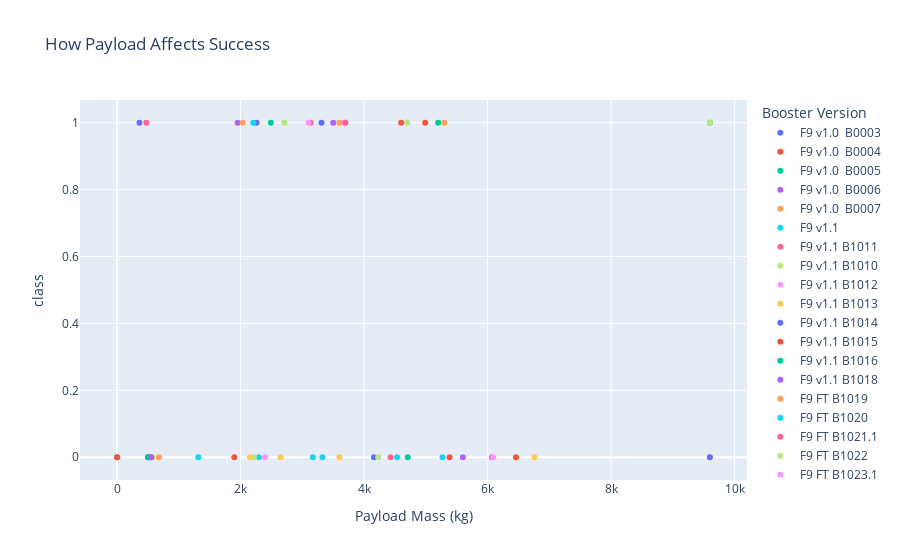

The cell this chart's notebook holds for it:
### Code cell
fig = px.scatter(df, x='Payload Mass (kg)', y='class',
                 color='Booster Version',
                 title='How Payload Affects Success')

fig.show()

### Figure 1 — Plotly figure (JSON) as saved in the notebook; plotly's stock layout.template omitted (floating-point values rounded to 4 significant figures)
{"data": [{"hovertemplate": "Booster Version=F9 v1.0  B0003<br>Payload Mass (kg)=%{x}<br>class=%{y}<extra></extra>", "legendgroup": "F9 v1.0  B0003", "marker": {"color": "#636efa", "symbol": "circle"}, "mode": "markers", "name": "F9 v1.0  B0003", "orientation": "v", "showlegend": true, "type": "scatter", "x": [0], "xaxis": "x", "y": [0], "yaxis": "y"}, {"hovertemplate": "Booster Version=F9 v1.0  B0004<br>Payload Mass (kg)=%{x}<br>class=%{y}<extra></extra>", "legendgroup": "F9 v1.0  B0004", "marker": {"color": "#EF553B", "symbol": "circle"}, "mode": "markers", "name": "F9 v1.0  B0004", "orientation": "v", "showlegend": true, "type": "scatter", "x": [0], "xaxis": "x", "y": [0], "yaxis": "y"}, {"hovertemplate": "Booster Version=F9 v1.0  B0005<br>Payload Mass (kg)=%{x}<br>class=%{y}<extra></extra>", "legendgroup": "F9 v1.0  B0005", "marker": {"color": "#00cc96", "symbol": "circle"}, "mode": "markers", "name": "F9 v1.0  B0005", "orientation": "v", "showlegend": true, "type": "scatter", "x": [525], "xaxis": "x", "y": [0], "yaxis": "y"}, {"hovertemplate": "Booster Version=F9 v1.0  B0006<br>Payload Mass (kg)=%{x}<br>class=%{y}<extra></extra>", "legendgroup": "F9 v1.0  B0006", "marker": {"color": "#ab63fa", "symbol": "circle"}, "mode": "markers", "name": "F9 v1.0  B0006", "orientation": "v", "showlegend": true, "type": "scatter", "x": [500], "xaxis": "x", "y": [0], "yaxis": "y"}, {"hovertemplate": "Booster Version=F9 v1.0  B0007<br>Payload Mass (kg)=%{x}<br>class=%{y}<extra></extra>", "legendgroup": "F9 v1.0  B0007", "marker": {"color": "#FFA15A", "symbol": "circle"}, "mode": "markers", "name": "F9 v1.0  B0007", "orientation": "v", "showlegend": true, "type": "scatter", "x": [677], "xaxis": "x", "y": [0], "yaxis": "y"}, {"hovertemplate": "Booster Version=F9 v1.1<br>Payload Mass (kg)=%{x}<br>class=%{y}<extra></extra>", "legendgroup": "F9 v1.1", "marker": {"color": "#19d3f3", "symbol": "circle"}, "mode": "markers", "name": "F9 v1.1", "orientation": "v", "showlegend": true, "type": "scatter", "x": [3170, 3325, 2296, 1316, 4535], "xaxis": "x", "y": [0, 0, 0, 0, 0], "yaxis": "y"}, {"hovertemplate": "Booster Version=F9 v1.1 B1011<br>Payload Mass (kg)=%{x}<br>class=%{y}<extra></extra>", "legendgroup": "F9 v1.1 B1011", "marker": {"color": "#FF6692", "symbol": "circle"}, "mode": "markers", "name": "F9 v1.1 B1011", "orientation": "v", "showlegend": true, "type": "scatter", "x": [4428], "xaxis": "x", "y": [0], "yaxis": "y"}, {"hovertemplate": "Booster Version=F9 v1.1 B1010<br>Payload Mass (kg)=%{x}<br>class=%{y}<extra></extra>", "legendgroup": "F9 v1.1 B1010", "marker": {"color": "#B6E880", "symbol": "circle"}, "mode": "markers", "name": "F9 v1.1 B1010", "orientation": "v", "showlegend": true, "type": "scatter", "x": [2216], "xaxis": "x", "y": [0], "yaxis": "y"}, {"hovertemplate": "Booster Version=F9 v1.1 B1012<br>Payload Mass (kg)=%{x}<br>class=%{y}<extra></extra>", "legendgroup": "F9 v1.1 B1012", "marker": {"color": "#FF97FF", "symbol": "circle"}, "mode": "markers", "name": "F9 v1.1 B1012", "orientation": "v", "showlegend": true, "type": "scatter", "x": [2395], "xaxis": "x", "y": [0], "yaxis": "y"}, {"hovertemplate": "Booster Version=F9 v1.1 B1013<br>Payload Mass (kg)=%{x}<br>class=%{y}<extra></extra>", "legendgroup": "F9 v1.1 B1013", "marker": {"color": "#FECB52", "symbol": "circle"}, "mode": "markers", "name": "F9 v1.1 B1013", "orientation": "v", "showlegend": true, "type": "scatter", "x": [570], "xaxis": "x", "y": [0], "yaxis": "y"}, {"hovertemplate": "Booster Version=F9 v1.1 B1014<br>Payload Mass (kg)=%{x}<br>class=%{y}<extra></extra>", "legendgroup": "F9 v1.1 B1014", "marker": {"color": "#636efa", "symbol": "circle"}, "mode": "markers", "name": "F9 v1.1 B1014", "orientation": "v", "showlegend": true, "type": "scatter", "x": [4159], "xaxis": "x", "y": [0], "yaxis": "y"}, {"hovertemplate": "Booster Version=F9 v1.1 B1015<br>Payload Mass (kg)=%{x}<br>class=%{y}<extra></extra>", "legendgroup": "F9 v1.1 B1015", "marker": {"color": "#EF553B", "symbol": "circle"}, "mode": "markers", "name": "F9 v1.1 B1015", "orientation": "v", "showlegend": true, "type": "scatter", "x": [1898], "xaxis": "x", "y": [0], "yaxis": "y"}, {"hovertemplate": "Booster Version=F9 v1.1 B1016<br>Payload Mass (kg)=%{x}<br>class=%{y}<extra></extra>", "legendgroup": "F9 v1.1 B1016", "marker": {"color": "#00cc96", "symbol": "circle"}, "mode": "markers", "name": "F9 v1.1 B1016", "orientation": "v", "showlegend": true, "type": "scatter", "x": [4707], "xaxis": "x", "y": [0], "yaxis": "y"}, {"hovertemplate": "Booster Version=F9 v1.1 B1018<br>Payload Mass (kg)=%{x}<br>class=%{y}<extra></extra>", "legendgroup": "F9 v1.1 B1018", "marker": {"color": "#ab63fa", "symbol": "circle"}, "mode": "markers", "name": "F9 v1.1 B1018", "orientation": "v", "showlegend": true, "type": "scatter", "x": [1952], "xaxis": "x", "y": [1], "yaxis": "y"}, {"hovertemplate": "Booster Version=F9 FT B1019<br>Payload Mass (kg)=%{x}<br>class=%{y}<extra></extra>", "legendgroup": "F9 FT B1019", "marker": {"color": "#FFA15A", "symbol": "circle"}, "mode": "markers", "name": "F9 FT B1019", "orientation": "v", "showlegend": true, "type": "scatter", "x": [2034], "xaxis": "x", "y": [1], "yaxis": "y"}, {"hovertemplate": "Booster Version=F9 FT B1020<br>Payload Mass (kg)=%{x}<br>class=%{y}<extra></extra>", "legendgroup": "F9 FT B1020", "marker": {"color": "#19d3f3", "symbol": "circle"}, "mode": "markers", "name": "F9 FT B1020", "orientation": "v", "showlegend": true, "type": "scatter", "x": [5271], "xaxis": "x", "y": [0], "yaxis": "y"}, {"hovertemplate": "Booster Version=F9 FT B1021.1<br>Payload Mass (kg)=%{x}<br>class=%{y}<extra></extra>", "legendgroup": "F9 FT B1021.1", "marker": {"color": "#FF6692", "symbol": "circle"}, "mode": "markers", "name": "F9 FT B1021.1", "orientation": "v", "showlegend": true, "type": "scatter", "x": [3136], "xaxis": "x", "y": [1], "yaxis": "y"}, {"hovertemplate": "Booster Version=F9 FT B1022<br>Payload Mass (kg)=%{x}<br>class=%{y}<extra></extra>", "legendgroup": "F9 FT B1022", "marker": {"color": "#B6E880", "symbol": "circle"}, "mode": "markers", "name": "F9 FT B1022", "orientation": "v", "showlegend": true, "type": "scatter", "x": [4696], "xaxis": "x", "y": [1], "yaxis": "y"}, {"hovertemplate": "Booster Version=F9 FT B1023.1<br>Payload Mass (kg)=%{x}<br>class=%{y}<extra></extra>", "legendgroup": "F9 FT B1023.1", "marker": {"color": "#FF97FF", "symbol": "circle"}, "mode": "markers", "name": "F9 FT B1023.1", "orientation": "v", "showlegend": true, "type": "scatter", "x": [3100], "xaxis": "x", "y": [1], "yaxis": "y"}, {"hovertemplate": "Booster Version=F9 FT B1024<br>Payload Mass (kg)=%{x}<br>class=%{y}<extra></extra>", "legendgroup": "F9 FT B1024", "marker": {"color": "#FECB52", "symbol": "circle"}, "mode": "markers", "name": "F9 FT B1024", "orientation": "v", "showlegend": true, "type": "scatter", "x": [3600], "xaxis": "x", "y": [0], "yaxis": "y"}, {"hovertemplate": "Booster Version=F9 FT B1025.1<br>Payload Mass (kg)=%{x}<br>class=%{y}<extra></extra>", "legendgroup": "F9 FT B1025.1", "marker": {"color": "#636efa", "symbol": "circle"}, "mode": "markers", "name": "F9 FT B1025.1", "orientation": "v", "showlegend": true, "type": "scatter", "x": [2257], "xaxis": "x", "y": [1], "yaxis": "y"}, {"hovertemplate": "Booster Version=F9 FT B1026<br>Payload Mass (kg)=%{x}<br>class=%{y}<extra></extra>", "legendgroup": "F9 FT B1026", "marker": {"color": "#EF553B", "symbol": "circle"}, "mode": "markers", "name": "F9 FT B1026", "orientation": "v", "showlegend": true, "type": "scatter", "x": [4600], "xaxis": "x", "y": [1], "yaxis": "y"}, {"hovertemplate": "Booster Version=F9 v1.1  B1003<br>Payload Mass (kg)=%{x}<br>class=%{y}<extra></extra>", "legendgroup": "F9 v1.1  B1003", "marker": {"color": "#00cc96", "symbol": "circle"}, "mode": "markers", "name": "F9 v1.1  B1003", "orientation": "v", "showlegend": true, "type": "scatter", "x": [500], "xaxis": "x", "y": [0], "yaxis": "y"}, {"hovertemplate": "Booster Version=F9 v1.1 B1017<br>Payload Mass (kg)=%{x}<br>class=%{y}<extra></extra>", "legendgroup": "F9 v1.1 B1017", "marker": {"color": "#ab63fa", "symbol": "circle"}, "mode": "markers", "name": "F9 v1.1 B1017", "orientation": "v", "showlegend": true, "type": "scatter", "x": [553], "xaxis": "x", "y": [0], "yaxis": "y"}, {"hovertemplate": "Booster Version=F9 FT B1029.1<br>Payload Mass (kg)=%{x}<br>class=%{y}<extra></extra>", "legendgroup": "F9 FT B1029.1", "marker": {"color": "#FFA15A", "symbol": "circle"}, "mode": "markers", "name": "F9 FT B1029.1", "orientation": "v", "showlegend": true, "type": "scatter", "x": [9600], "xaxis": "x", "y": [1], "yaxis": "y"}, {"hovertemplate": "Booster Version=F9 FT B1036.1<br>Payload Mass (kg)=%{x}<br>class=%{y}<extra></extra>", "legendgroup": "F9 FT B1036.1", "marker": {"color": "#19d3f3", "symbol": "circle"}, "mode": "markers", "name": "F9 FT B1036.1", "orientation": "v", "showlegend": true, "type": "scatter", "x": [9600], "xaxis": "x", "y": [1], "yaxis": "y"}, {"hovertemplate": "Booster Version=F9 FT B1038.1<br>Payload Mass (kg)=%{x}<br>class=%{y}<extra></extra>", "legendgroup": "F9 FT B1038.1", "marker": {"color": "#FF6692", "symbol": "circle"}, "mode": "markers", "name": "F9 FT B1038.1", "orientation": "v", "showlegend": true, "type": "scatter", "x": [475], "xaxis": "x", "y": [1], "yaxis": "y"}, {"hovertemplate": "Booster Version=F9 B4 B1041.1<br>Payload Mass (kg)=%{x}<br>class=%{y}<extra></extra>", "legendgroup": "F9 B4 B1041.1", "marker": {"color": "#B6E880", "symbol": "circle"}, "mode": "markers", "name": "F9 B4 B1041.1", "orientation": "v", "showlegend": true, "type": "scatter", "x": [9600], "xaxis": "x", "y": [1], "yaxis": "y"}, {"hovertemplate": "Booster Version=F9 FT  B1036.2<br>Payload Mass (kg)=%{x}<br>class=%{y}<extra></extra>", "legendgroup": "F9 FT  B1036.2", "marker": {"color": "#FF97FF", "symbol": "circle"}, "mode": "markers", "name": "F9 FT  B1036.2", "orientation": "v", "showlegend": true, "type": "scatter", "x": [9600], "xaxis": "x", "y": [0], "yaxis": "y"}, {"hovertemplate": "Booster Version=F9 FT  B1038.2<br>Payload Mass (kg)=%{x}<br>class=%{y}<extra></extra>", "legendgroup": "F9 FT  B1038.2", "marker": {"color": "#FECB52", "symbol": "circle"}, "mode": "markers", "name": "F9 FT  B1038.2", "orientation": "v", "showlegend": true, "type": "scatter", "x": [2150], "xaxis": "x", "y": [0], "yaxis": "y"}, {"hovertemplate": "Booster Version=F9 B4  B1041.2<br>Payload Mass (kg)=%{x}<br>class=%{y}<extra></extra>", "legendgroup": "F9 B4  B1041.2", "marker": {"color": "#636efa", "symbol": "circle"}, "mode": "markers", "name": "F9 B4  B1041.2", "orientation": "v", "showlegend": true, "type": "scatter", "x": [9600], "xaxis": "x", "y": [0], "yaxis": "y"}, {"hovertemplate": "Booster Version=F9 B4  B1043.2<br>Payload Mass (kg)=%{x}<br>class=%{y}<extra></extra>", "legendgroup": "F9 B4  B1043.2", "marker": {"color": "#EF553B", "symbol": "circle"}, "mode": "markers", "name": "F9 B4  B1043.2", "orientation": "v", "showlegend": true, "type": "scatter", "x": [6460], "xaxis": "x", "y": [0], "yaxis": "y"}, {"hovertemplate": "Booster Version=F9 FT B1031.1<br>Payload Mass (kg)=%{x}<br>class=%{y}<extra></extra>", "legendgroup": "F9 FT B1031.1", "marker": {"color": "#00cc96", "symbol": "circle"}, "mode": "markers", "name": "F9 FT B1031.1", "orientation": "v", "showlegend": true, "type": "scatter", "x": [2490], "xaxis": "x", "y": [1], "yaxis": "y"}, {"hovertemplate": "Booster Version=F9 FT B1030<br>Payload Mass (kg)=%{x}<br>class=%{y}<extra></extra>", "legendgroup": "F9 FT B1030", "marker": {"color": "#ab63fa", "symbol": "circle"}, "mode": "markers", "name": "F9 FT B1030", "orientation": "v", "showlegend": true, "type": "scatter", "x": [5600], "xaxis": "x", "y": [0], "yaxis": "y"}, {"hovertemplate": "Booster Version=F9 FT  B1021.2<br>Payload Mass (kg)=%{x}<br>class=%{y}<extra></extra>", "legendgroup": "F9 FT  B1021.2", "marker": {"color": "#FFA15A", "symbol": "circle"}, "mode": "markers", "name": "F9 FT  B1021.2", "orientation": "v", "showlegend": true, "type": "scatter", "x": [5300], "xaxis": "x", "y": [1], "yaxis": "y"}, {"hovertemplate": "Booster Version=F9 FT B1032.1<br>Payload Mass (kg)=%{x}<br>class=%{y}<extra></extra>", "legendgroup": "F9 FT B1032.1", "marker": {"color": "#19d3f3", "symbol": "circle"}, "mode": "markers", "name": "F9 FT B1032.1", "orientation": "v", "showlegend": true, "type": "scatter", "x": [3697.0], "xaxis": "x", "y": [1], "yaxis": "y"}, {"hovertemplate": "Booster Version=F9 FT B1034<br>Payload Mass (kg)=%{x}<br>class=%{y}<extra></extra>", "legendgroup": "F9 FT B1034", "marker": {"color": "#FF6692", "symbol": "circle"}, "mode": "markers", "name": "F9 FT B1034", "orientation": "v", "showlegend": true, "type": "scatter", "x": [6070], "xaxis": "x", "y": [0], "yaxis": "y"}, {"hovertemplate": "Booster Version=F9 FT B1035.1<br>Payload Mass (kg)=%{x}<br>class=%{y}<extra></extra>", "legendgroup": "F9 FT B1035.1", "marker": {"color": "#B6E880", "symbol": "circle"}, "mode": "markers", "name": "F9 FT B1035.1", "orientation": "v", "showlegend": true, "type": "scatter", "x": [2708], "xaxis": "x", "y": [1], "yaxis": "y"}, {"hovertemplate": "Booster Version=F9 FT  B1029.2<br>Payload Mass (kg)=%{x}<br>class=%{y}<extra></extra>", "legendgroup": "F9 FT  B1029.2", "marker": {"color": "#FF97FF", "symbol": "circle"}, "mode": "markers", "name": "F9 FT  B1029.2", "orientation": "v", "showlegend": true, "type": "scatter", "x": [3669], "xaxis": "x", "y": [1], "yaxis": "y"}, {"hovertemplate": "Booster Version=F9 FT B1037<br>Payload Mass (kg)=%{x}<br>class=%{y}<extra></extra>", "legendgroup": "F9 FT B1037", "marker": {"color": "#FECB52", "symbol": "circle"}, "mode": "markers", "name": "F9 FT B1037", "orientation": "v", "showlegend": true, "type": "scatter", "x": [6761], "xaxis": "x", "y": [0], "yaxis": "y"}, {"hovertemplate": "Booster Version=F9 B4 B1039.1<br>Payload Mass (kg)=%{x}<br>class=%{y}<extra></extra>", "legendgroup": "F9 B4 B1039.1", "marker": {"color": "#636efa", "symbol": "circle"}, "mode": "markers", "name": "F9 B4 B1039.1", "orientation": "v", "showlegend": true, "type": "scatter", "x": [3310], "xaxis": "x", "y": [1], "yaxis": "y"}, {"hovertemplate": "Booster Version=F9 B4 B1040.1<br>Payload Mass (kg)=%{x}<br>class=%{y}<extra></extra>", "legendgroup": "F9 B4 B1040.1", "marker": {"color": "#EF553B", "symbol": "circle"}, "mode": "markers", "name": "F9 B4 B1040.1", "orientation": "v", "showlegend": true, "type": "scatter", "x": [4990], "xaxis": "x", "y": [1], "yaxis": "y"}, {"hovertemplate": "Booster Version=F9 FT  B1031.2<br>Payload Mass (kg)=%{x}<br>class=%{y}<extra></extra>", "legendgroup": "F9 FT  B1031.2", "marker": {"color": "#00cc96", "symbol": "circle"}, "mode": "markers", "name": "F9 FT  B1031.2", "orientation": "v", "showlegend": true, "type": "scatter", "x": [5200], "xaxis": "x", "y": [1], "yaxis": "y"}, {"hovertemplate": "Booster Version=F9 B4 B1042.1<br>Payload Mass (kg)=%{x}<br>class=%{y}<extra></extra>", "legendgroup": "F9 B4 B1042.1", "marker": {"color": "#ab63fa", "symbol": "circle"}, "mode": "markers", "name": "F9 B4 B1042.1", "orientation": "v", "showlegend": true, "type": "scatter", "x": [3500], "xaxis": "x", "y": [1], "yaxis": "y"}, {"hovertemplate": "Booster Version=F9 B5  B1046.1<br>Payload Mass (kg)=%{x}<br>class=%{y}<extra></extra>", "legendgroup": "F9 B5  B1046.1", "marker": {"color": "#FFA15A", "symbol": "circle"}, "mode": "markers", "name": "F9 B5  B1046.1", "orientation": "v", "showlegend": true, "type": "scatter", "x": [3600], "xaxis": "x", "y": [1], "yaxis": "y"}, {"hovertemplate": "Booster Version=F9 FT  B1035.2<br>Payload Mass (kg)=%{x}<br>class=%{y}<extra></extra>", "legendgroup": "F9 FT  B1035.2", "marker": {"color": "#19d3f3", "symbol": "circle"}, "mode": "markers", "name": "F9 FT  B1035.2", "orientation": "v", "showlegend": true, "type": "scatter", "x": [2205], "xaxis": "x", "y": [1], "yaxis": "y"}, {"hovertemplate": "Booster Version=F9 B4 B1043.1<br>Payload Mass (kg)=%{x}<br>class=%{y}<extra></extra>", "legendgroup": "F9 B4 B1043.1", "marker": {"color": "#FF6692", "symbol": "circle"}, "mode": "markers", "name": "F9 B4 B1043.1", "orientation": "v", "showlegend": true, "type": "scatter", "x": [3697.0], "xaxis": "x", "y": [1], "yaxis": "y"}, {"hovertemplate": "Booster Version=F9 FT  B1032.2<br>Payload Mass (kg)=%{x}<br>class=%{y}<extra></extra>", "legendgroup": "F9 FT  B1032.2", "marker": {"color": "#B6E880", "symbol": "circle"}, "mode": "markers", "name": "F9 FT  B1032.2", "orientation": "v", "showlegend": true, "type": "scatter", "x": [4230], "xaxis": "x", "y": [0], "yaxis": "y"}, {"hovertemplate": "Booster Version=F9 B4 B1044<br>Payload Mass (kg)=%{x}<br>class=%{y}<extra></extra>", "legendgroup": "F9 B4 B1044", "marker": {"color": "#FF97FF", "symbol": "circle"}, "mode": "markers", "name": "F9 B4 B1044", "orientation": "v", "showlegend": true, "type": "scatter", "x": [6092], "xaxis": "x", "y": [0], "yaxis": "y"}, {"hovertemplate": "Booster Version=F9 B4  B1039.2<br>Payload Mass (kg)=%{x}<br>class=%{y}<extra></extra>", "legendgroup": "F9 B4  B1039.2", "marker": {"color": "#FECB52", "symbol": "circle"}, "mode": "markers", "name": "F9 B4  B1039.2", "orientation": "v", "showlegend": true, "type": "scatter", "x": [2647], "xaxis": "x", "y": [0], "yaxis": "y"}, {"hovertemplate": "Booster Version=F9 B4 B1045.1<br>Payload Mass (kg)=%{x}<br>class=%{y}<extra></extra>", "legendgroup": "F9 B4 B1045.1", "marker": {"color": "#636efa", "symbol": "circle"}, "mode": "markers", "name": "F9 B4 B1045.1", "orientation": "v", "showlegend": true, "type": "scatter", "x": [362], "xaxis": "x", "y": [1], "yaxis": "y"}, {"hovertemplate": "Booster Version=F9 B4  B1040.2<br>Payload Mass (kg)=%{x}<br>class=%{y}<extra></extra>", "legendgroup": "F9 B4  B1040.2", "marker": {"color": "#EF553B", "symbol": "circle"}, "mode": "markers", "name": "F9 B4  B1040.2", "orientation": "v", "showlegend": true, "type": "scatter", "x": [5384], "xaxis": "x", "y": [0], "yaxis": "y"}], "layout": {"autosize": true, "legend": {"title": {"text": "Booster Version"}, "tracegroupgap": 0}, "title": {"text": "How Payload Affects Success"}, "xaxis": {"anchor": "y", "autorange": true, "domain": [0, 1], "range": [-599.7, 10200.0], "title": {"text": "Payload Mass (kg)"}, "type": "linear"}, "yaxis": {"anchor": "x", "autorange": true, "domain": [0, 1], "range": [-0.08252, 1.083], "title": {"text": "class"}, "type": "linear"}}}
